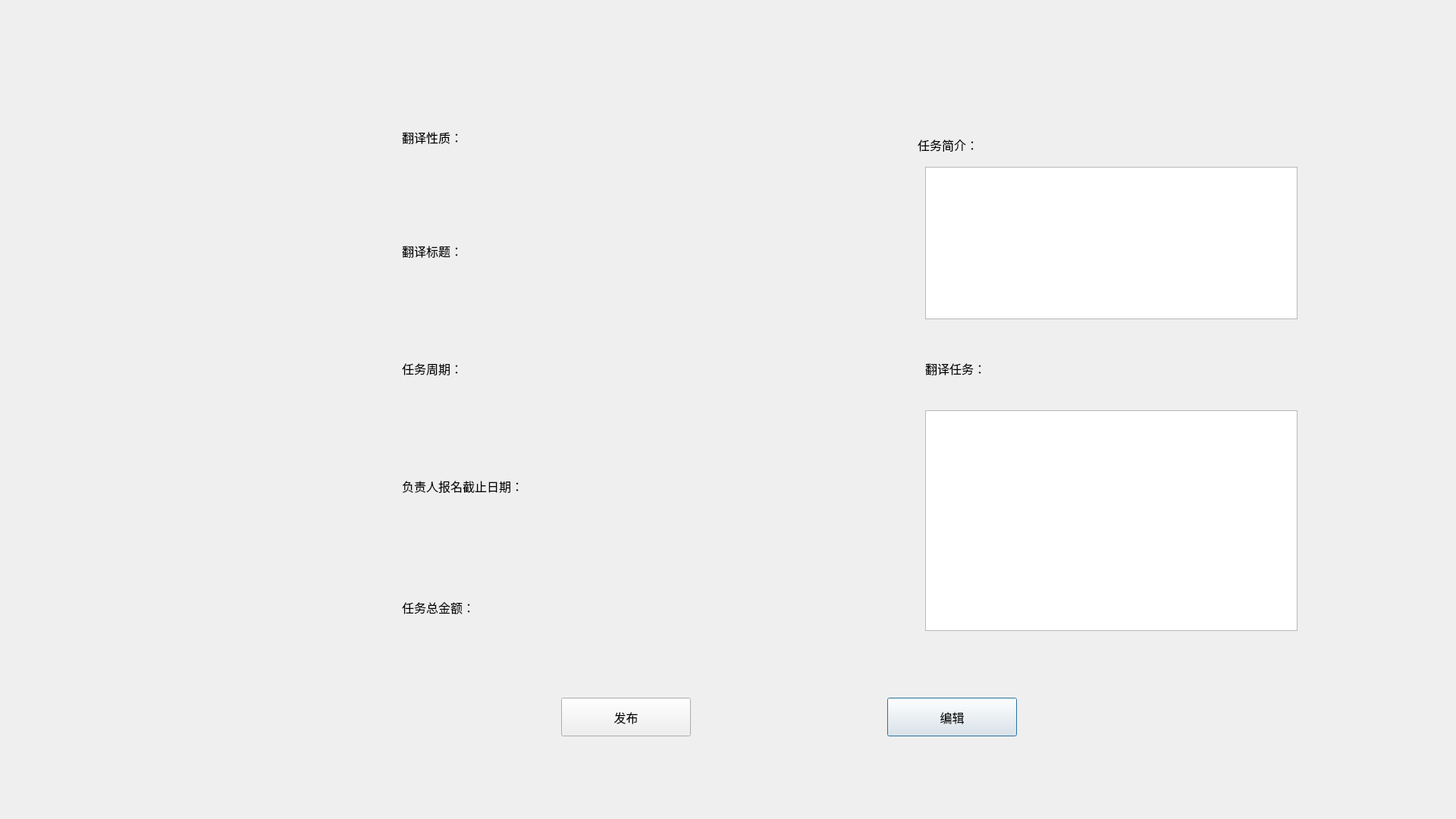
<?xml version="1.0" encoding="UTF-8"?>
<ui version="4.0">
 <class>taskPublish</class>
 <widget class="QDialog" name="taskPublish">
  <property name="geometry">
   <rect>
    <x>0</x>
    <y>0</y>
    <width>1920</width>
    <height>1080</height>
   </rect>
  </property>
  <property name="windowTitle">
   <string>Dialog</string>
  </property>
  <property name="styleSheet">
   <string notr="true">#frame{border-image: url(:/background/taskconfrm.png);
border-top-left-radius:15px;border-top-right-radius:15px;border-bottom-left-radius:15px;border-bottom-right-radius:15px;}</string>
  </property>
  <widget class="QFrame" name="frame">
   <property name="geometry">
    <rect>
     <x>0</x>
     <y>0</y>
     <width>1921</width>
     <height>1081</height>
    </rect>
   </property>
   <property name="frameShape">
    <enum>QFrame::StyledPanel</enum>
   </property>
   <property name="frameShadow">
    <enum>QFrame::Raised</enum>
   </property>
   <widget class="QLabel" name="taskclass">
    <property name="geometry">
     <rect>
      <x>530</x>
      <y>160</y>
      <width>401</width>
      <height>41</height>
     </rect>
    </property>
    <property name="font">
     <font>
      <family>等线</family>
      <pointsize>12</pointsize>
     </font>
    </property>
    <property name="text">
     <string>翻译性质：</string>
    </property>
   </widget>
   <widget class="QLabel" name="title">
    <property name="geometry">
     <rect>
      <x>530</x>
      <y>310</y>
      <width>441</width>
      <height>41</height>
     </rect>
    </property>
    <property name="font">
     <font>
      <family>等线</family>
      <pointsize>12</pointsize>
     </font>
    </property>
    <property name="text">
     <string>翻译标题：</string>
    </property>
   </widget>
   <widget class="QLabel" name="intro">
    <property name="geometry">
     <rect>
      <x>1210</x>
      <y>170</y>
      <width>301</width>
      <height>41</height>
     </rect>
    </property>
    <property name="font">
     <font>
      <family>等线</family>
      <pointsize>12</pointsize>
     </font>
    </property>
    <property name="text">
     <string>任务简介：</string>
    </property>
   </widget>
   <widget class="QLabel" name="task">
    <property name="geometry">
     <rect>
      <x>1220</x>
      <y>450</y>
      <width>301</width>
      <height>71</height>
     </rect>
    </property>
    <property name="font">
     <font>
      <family>等线</family>
      <pointsize>12</pointsize>
     </font>
    </property>
    <property name="text">
     <string>翻译任务：</string>
    </property>
   </widget>
   <widget class="QLabel" name="time">
    <property name="geometry">
     <rect>
      <x>530</x>
      <y>455</y>
      <width>471</width>
      <height>61</height>
     </rect>
    </property>
    <property name="font">
     <font>
      <family>等线</family>
      <pointsize>12</pointsize>
     </font>
    </property>
    <property name="text">
     <string>任务周期：</string>
    </property>
   </widget>
   <widget class="QLabel" name="leaderDate">
    <property name="geometry">
     <rect>
      <x>530</x>
      <y>615</y>
      <width>541</width>
      <height>51</height>
     </rect>
    </property>
    <property name="font">
     <font>
      <family>等线</family>
      <pointsize>12</pointsize>
     </font>
    </property>
    <property name="text">
     <string>负责人报名截止日期：</string>
    </property>
   </widget>
   <widget class="QPushButton" name="editBtn">
    <property name="geometry">
     <rect>
      <x>1170</x>
      <y>920</y>
      <width>171</width>
      <height>51</height>
     </rect>
    </property>
    <property name="font">
     <font>
      <family>等线</family>
      <pointsize>12</pointsize>
     </font>
    </property>
    <property name="text">
     <string>编辑</string>
    </property>
   </widget>
   <widget class="QPushButton" name="publishBtn">
    <property name="geometry">
     <rect>
      <x>740</x>
      <y>920</y>
      <width>171</width>
      <height>51</height>
     </rect>
    </property>
    <property name="font">
     <font>
      <family>等线</family>
      <pointsize>12</pointsize>
     </font>
    </property>
    <property name="text">
     <string>发布</string>
    </property>
   </widget>
   <widget class="QLabel" name="money">
    <property name="geometry">
     <rect>
      <x>530</x>
      <y>780</y>
      <width>291</width>
      <height>41</height>
     </rect>
    </property>
    <property name="font">
     <font>
      <family>等线</family>
      <pointsize>12</pointsize>
     </font>
    </property>
    <property name="text">
     <string>任务总金额：</string>
    </property>
   </widget>
   <widget class="QTextBrowser" name="taskBrowser">
    <property name="geometry">
     <rect>
      <x>1220</x>
      <y>541</y>
      <width>491</width>
      <height>291</height>
     </rect>
    </property>
    <property name="font">
     <font>
      <family>等线</family>
      <pointsize>12</pointsize>
     </font>
    </property>
   </widget>
   <widget class="QTextBrowser" name="introBrowser">
    <property name="geometry">
     <rect>
      <x>1220</x>
      <y>220</y>
      <width>491</width>
      <height>201</height>
     </rect>
    </property>
    <property name="font">
     <font>
      <family>等线</family>
      <pointsize>12</pointsize>
     </font>
    </property>
   </widget>
  </widget>
 </widget>
 <resources/>
 <connections/>
</ui>
